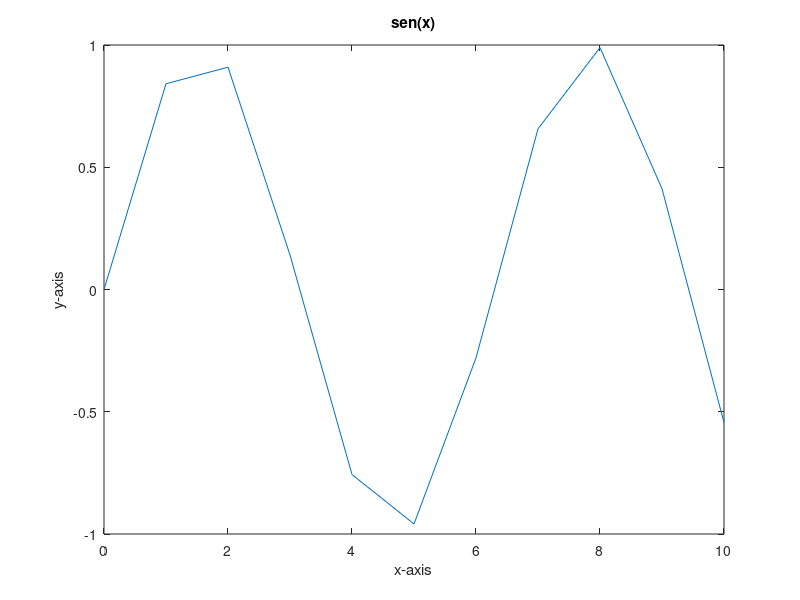

Recreate this plot in MATLAB.
x = [0:10]

for idx = 1:11
  y(idx) = sin(x(idx));
end
plot(x,y)

title('sen(x)')
xlabel('x-axis')
ylabel('y-axis')

